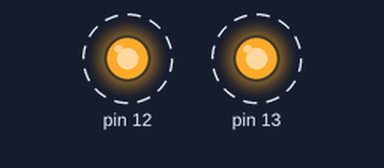
Bench run of a sketch on a simulated Arduino Uno, built with avr-gcc and run on an emulated ATmega328P. Parts: output pins drawn as LEDs (lit = HIGH). Dashed ring = blinking.

Above: at 0.02 s.
Timing chart, 0 to 3.0 s (numbered marks = the images above):
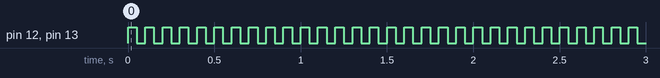

Measured:
- by itself, pin 12, pin 13: alternates HIGH for 0.05 s and LOW for 0.05 s

The sketch:

rf433-tx.ino
```cpp
void setup() {
  pinMode(12, OUTPUT);
  pinMode(13, OUTPUT);
}

void loop() {
  digitalWrite(12, HIGH);
  digitalWrite(13, HIGH);
  delay(50);
  digitalWrite(12, LOW);
  digitalWrite(13, LOW);
  delay(50);
}
```
